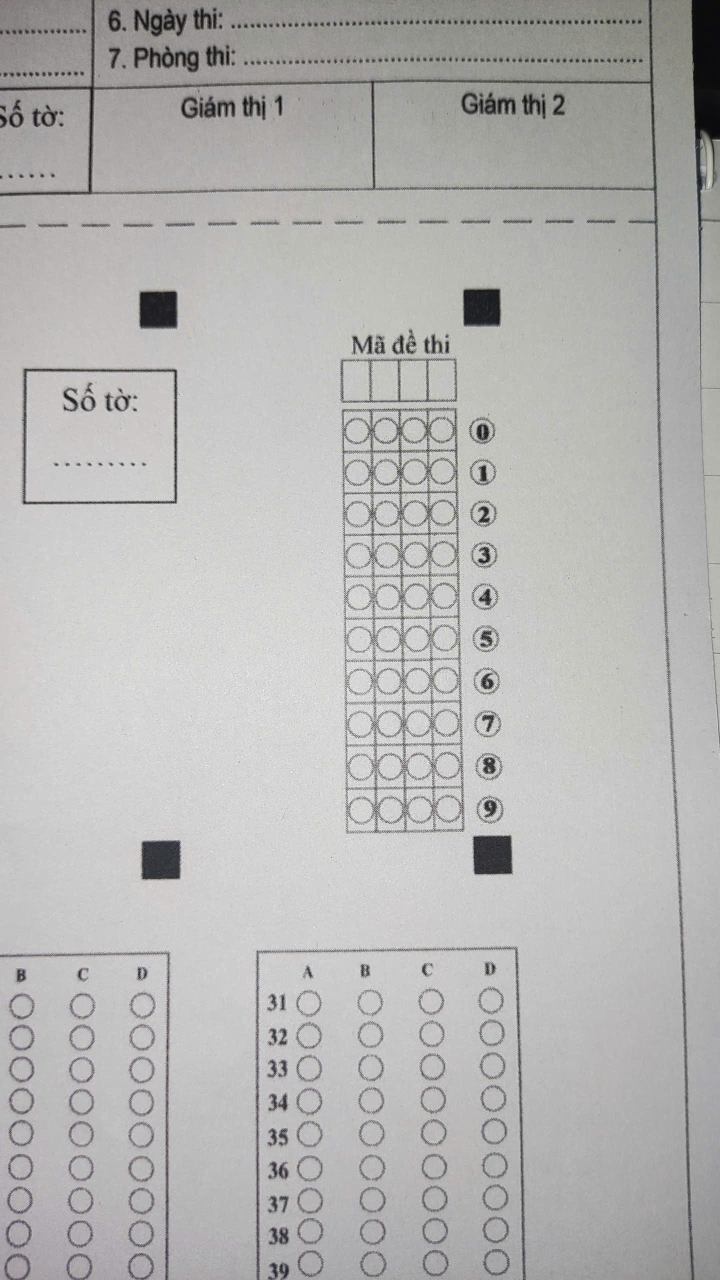
#> input picture services/Process/code.jpg, 1440 x 2560 px, found by its file name (shown at 1/2 size)
$ python ec.py
#> lines starting #> are read from the running program, lines starting #| are printed output that depends on the picture; after the words box and inside, x2 and y2 are one past the last pixel; in counts of white or black regions, pixels touching at a corner belong together
import cv2
import numpy as np
import sys
import os
sys.path.append(os.path.dirname(os.path.dirname(os.path.abspath(__file__))))
from utils import four_point_transform


def process_exam_code(image_path=None, show_images=False, save_images=False):
    """
    Xử lý nhận dạng mã đề từ ảnh exam code

    Args:
        image_path (str): Đường dẫn đến file ảnh. Nếu None sẽ dùng "code.jpg" mặc định
        show_images (bool): Có hiển thị ảnh hay không
        save_images (bool): Có lưu ảnh kết quả hay không

    Returns:
        str: Mã đề được nhận dạng (4 chữ số) hoặc chuỗi rỗng nếu không tìm thấy
    """
#> called with show_images = True, save_images = True
    # Đọc và xử lý ảnh
    if image_path is None:
        image_path = os.path.join(os.path.dirname(os.path.dirname(os.path.abspath(__file__))), "code.jpg")

    image = cv2.imread(image_path)
#> image is the input picture: shape (2560, 1440, 3); mean B, G, R 179.8, 180.9, 181.5
    if image is None:
        print(f"Không thể đọc file ảnh: {image_path}")
        return ""

    # Tiền xử lý ảnh
    gray = cv2.cvtColor(image, cv2.COLOR_BGR2GRAY)
    blurred = cv2.GaussianBlur(gray, (5, 5), 0)
    edged = cv2.Canny(blurred, 75, 200)
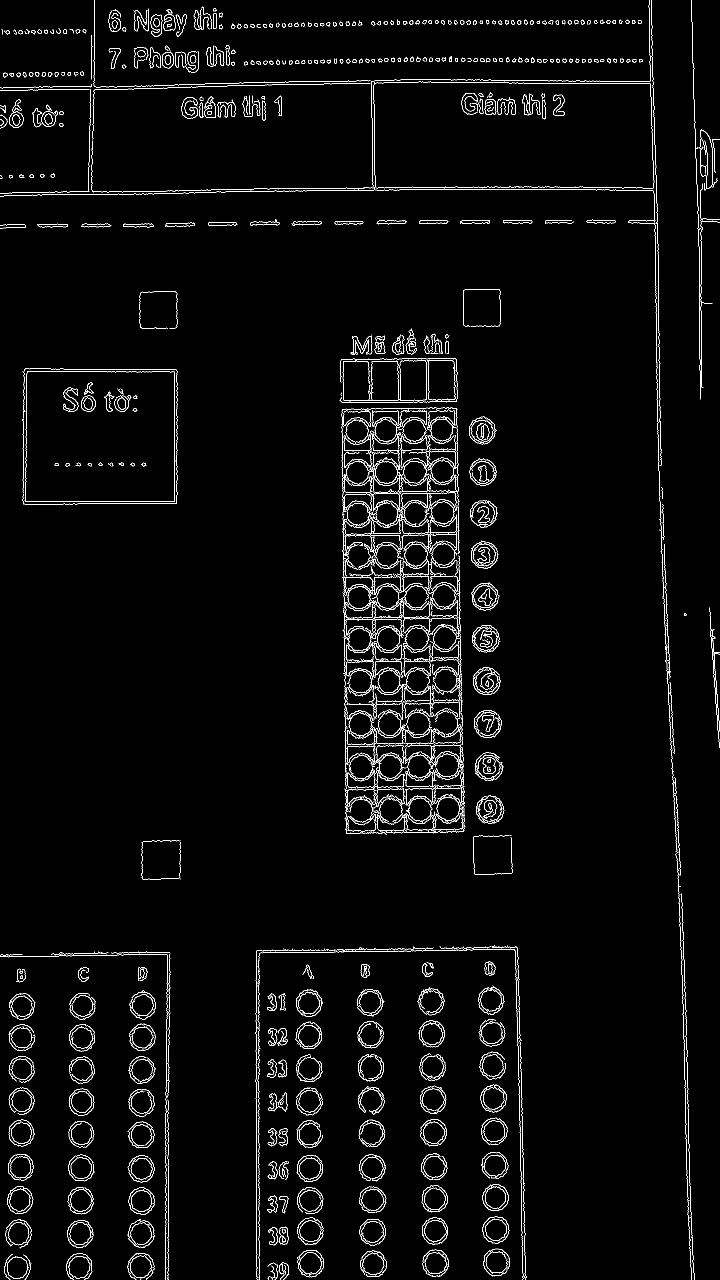
#> edged: shape (2560, 1440) (shown at 1/2 size); 2.7% white in thin lines or dots

    # Tìm contours và lọc vùng mã đề
    contours, _ = cv2.findContours(edged.copy(), cv2.RETR_EXTERNAL, cv2.CHAIN_APPROX_SIMPLE)
#> contours = 862 contours, 502 with area under 20; largest, box (x1, y1, x2, y2) and area: (49, 742, 352, 1004) 77117, (684, 1100, 859, 1393) 4796, (798, 720, 854, 801) 4098, (854, 720, 911, 801) 4057, (689, 1582, 930, 1670) 3591
    contours = sorted(contours, key=cv2.contourArea, reverse=True)

    paper_contour = None
    for contour in contours:
        perimeter = cv2.arcLength(contour, True)
        approx = cv2.approxPolyDP(contour, 0.02 * perimeter, True)

        if len(approx) == 4 and 100000 < cv2.contourArea(contour) < 150000:
            paper_contour = approx
            break
#> this loop made 862 passes
#> perimeter on passes 5 to 7: 1975.8, 1155.5, 1618.8

    if paper_contour is None:
        print("Khong tim thay vung ma de!")
        return ""

    print("Da tim thay vung ma de!")

    try:
        # Crop và xoay ảnh
        paper_points = paper_contour.reshape(4, 2)
        cropped_paper = four_point_transform(cv2.imread(image_path), paper_points)
        cropped_paper = cv2.rotate(cropped_paper, cv2.ROTATE_90_COUNTERCLOCKWISE)

        # Thiết lập grid
        height, width = cropped_paper.shape[:2]
        rows, cols = 10, 4
        cell_height, cell_width = height // rows, width // cols

        # Xử lý nhận dạng
        gray_cropped = cv2.cvtColor(cropped_paper, cv2.COLOR_BGR2GRAY)
        _, otsu_thresh = cv2.threshold(gray_cropped, 0, 255, cv2.THRESH_BINARY + cv2.THRESH_OTSU)

        # Thu thập giá trị mean và tính ngưỡng
        all_means = []
        for col in range(cols):
            for row in range(rows):
                y1, y2 = row * cell_height, (row + 1) * cell_height
                x1, x2 = col * cell_width, (col + 1) * cell_width
                cell_roi = otsu_thresh[y1:y2, x1:x2]
                all_means.append(np.mean(cell_roi))

        auto_threshold = np.percentile(all_means, 10)
        print(f"Nguong tu dong tinh duoc: {auto_threshold:.2f}")

        # Nhận dạng ô đã tô
        exam_code = []
        numbered_image = cropped_paper.copy() if show_images or save_images else None

        for col in range(cols):
            for row in range(rows):
                y1, y2 = row * cell_height, (row + 1) * cell_height
                x1, x2 = col * cell_width, (col + 1) * cell_width
                cell_roi = otsu_thresh[y1:y2, x1:x2]
                mean_val = np.mean(cell_roi)

                if numbered_image is not None:
                    cv2.putText(numbered_image, str(row), (x1 + 5, y1 + 20),
                               cv2.FONT_HERSHEY_SIMPLEX, 0.5, (255, 0, 0), 1)
                    cv2.putText(numbered_image, f"{mean_val:.0f}", (x1 + 5, y2 - 5),
                               cv2.FONT_HERSHEY_SIMPLEX, 0.3, (0, 255, 255), 1)

                if mean_val < auto_threshold:
                    exam_code.append((col + 1, row))
                    if numbered_image is not None:
                        cv2.rectangle(numbered_image, (x1, y1), (x2, y2), (0, 0, 255), 3)
                    print(f"Tim thay o da to tai cot {col + 1}, hang {row} (mean: {mean_val:.2f})")

        # Tạo kết quả
        exam_code.sort(key=lambda x: x[0])
        exam_code_string = ''.join([str(digit) for _, digit in exam_code])

        # Lưu và hiển thị nếu cần
        if save_images and numbered_image is not None:
            cv2.imwrite("numbered_made.jpg", numbered_image)
            print("Da luu anh co danh so vao file 'numbered_made.jpg'")

        if show_images and numbered_image is not None:
            cv2.imshow("Ma de co danh so", numbered_image)
            cv2.waitKey(0)
            cv2.destroyAllWindows()

        # Kết quả
        if len(exam_code_string) == 4:
            print(f"MA DE NHAN DANG DUOC: {exam_code_string}")
        else:
            print(f"Canh bao: Ma de khong du 4 chu so. Tim thay: {exam_code_string} ({len(exam_code_string)} chu so)")

        return exam_code_string

    except Exception as e:
        print(f"Loi khi xu ly: {e}")
        return ""


def main():
    """Hàm main để test"""
    exam_code = process_exam_code(show_images=True, save_images=True)
    print(f"\nMa de nhan dang duoc: {exam_code}")


if __name__ == "__main__":
    main()

$ run again, with services/Process/p12.jpg copied over services/Process/code.jpg
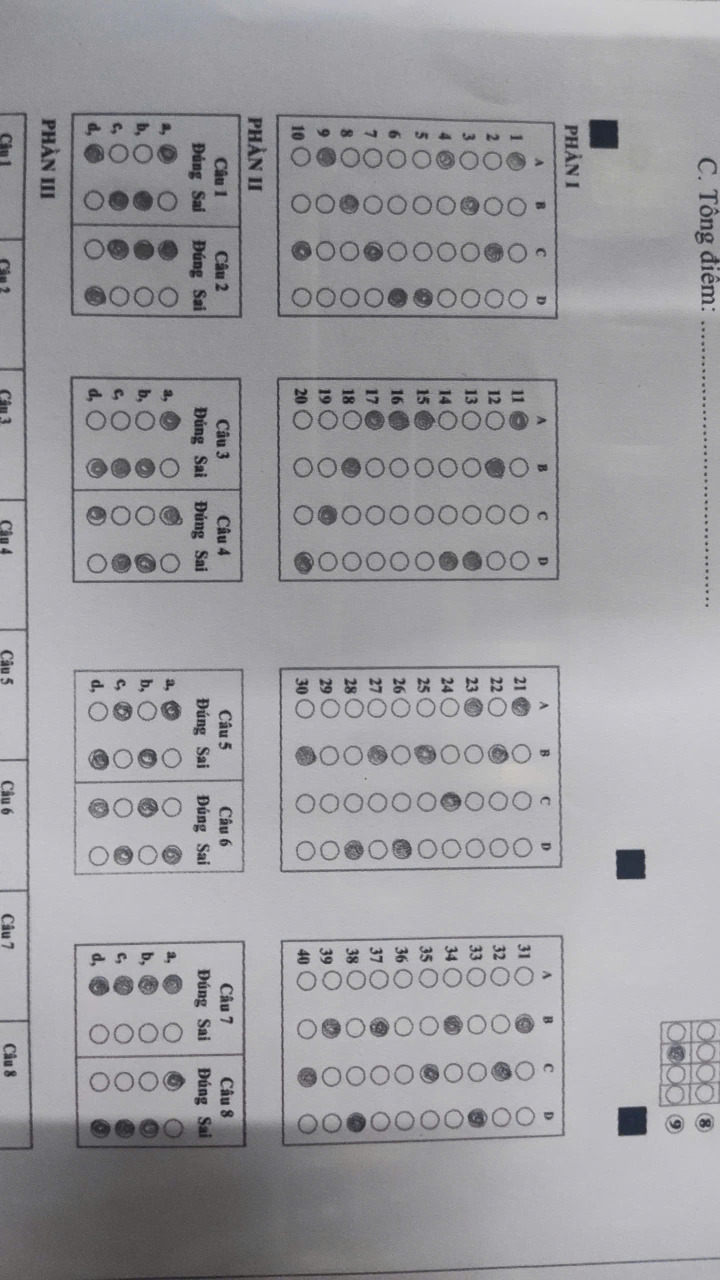
#> input picture services/Process/p12.jpg, 1440 x 2560 px, found by its file name (shown at 1/2 size)
#> in process_exam_code, image is the input picture: shape (2560, 1440, 3); mean B, G, R 159.5, 155.6, 156.4
#> in process_exam_code, `edged = cv2.Canny(blurred, 75, 200)`:
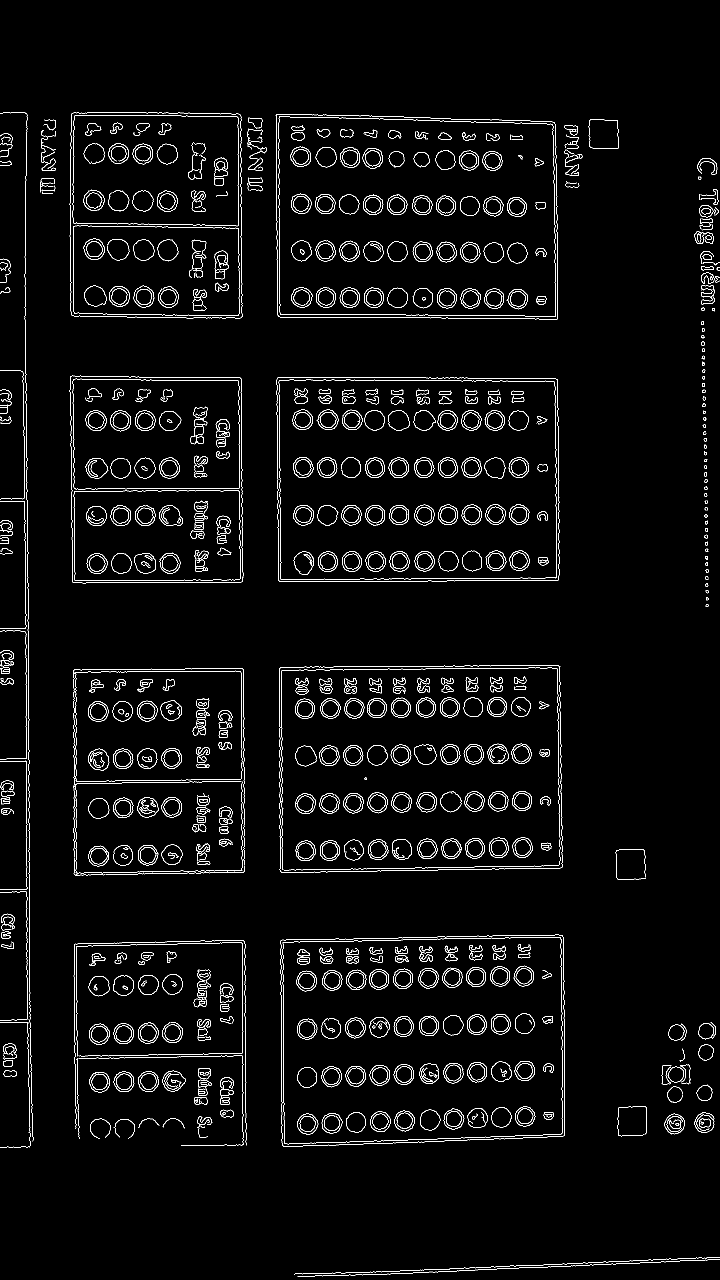
#> edged: shape (2560, 1440) (shown at 1/2 size); 3.1% white in thin lines or dots
#> contours = 249 contours, 122 with area under 20; largest, box (x1, y1, x2, y2) and area: (561, 1869, 1130, 2294) 231026, (558, 1330, 1126, 1746) 229290, (553, 754, 1119, 1164) 228280, (551, 228, 1116, 640) 224222, (139, 751, 487, 1167) 140016
#> the loop in process_exam_code, `for contour in contours:` made 5 passes
#> (perimeter, paper_contour) on pass 5: (1572.3, [[141, 752], [145, 1164], [485, 1163], [482, 757]])
#> paper_points = [[141, 752], [145, 1164], [485, 1163], [482, 757]]
#> in order_points, ``: rect = [[0, 0], [0, 0], [0, 0], [0, 0]]
#> s = [893, 1309, 1648, 1239]
#> diff = [611, 1019, 678, 275]
#> in four_point_transform, ``: rect = [[141, 752], [482, 757], [485, 1163], [145, 1164]]
#> tl = [141, 752]; tr = [482, 757]; br = [485, 1163]; bl = [145, 1164]
#> widthA = 340
#> widthB = 341
#> heightA = 406
#> heightB = 412
#> dst = [[0, 0], [340, 0], [340, 411], [0, 411]]
#> M = [[0.972, -0.00944, -130], [-0.0144, 0.984, -738.1], [-4.22e-05, -6.32e-06, 1]]
#> otsu_thresh: shape (341, 412); 77.9% white; 29 black regions, largest, box (x1, y1, x2, y2) and area: (0, 0, 412, 341) 8688, (58, 68, 134, 104) 1625, (247, 70, 325, 105) 1556
#> after the loop in process_exam_code, `for col in range(cols):`: all_means = 40 values, max 242.1 at index 13, min 145.8 at index 12, mean 199.2
#> auto_threshold = 170.8
#| Nguong tu dong tinh duoc: 170.85
#> after the loop in process_exam_code, `for col in range(cols):`:
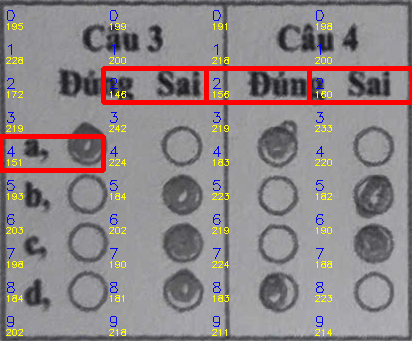
#> numbered_image: shape (341, 412, 3); mean B, G, R 135.1, 133.2, 142.7
#> after the loop in process_exam_code, `for col in range(cols):`: exam_code = [(1, 4), (2, 2), (3, 2), (4, 2)]
#| MA DE NHAN DANG DUOC: 4222
#> in main, `exam_code = process_exam_code(show_images=True, save_images=True)`: exam_code = '4222'
#| Ma de nhan dang duoc: 4222

$ run again, with services/Process/p23.jpg copied over services/Process/code.jpg
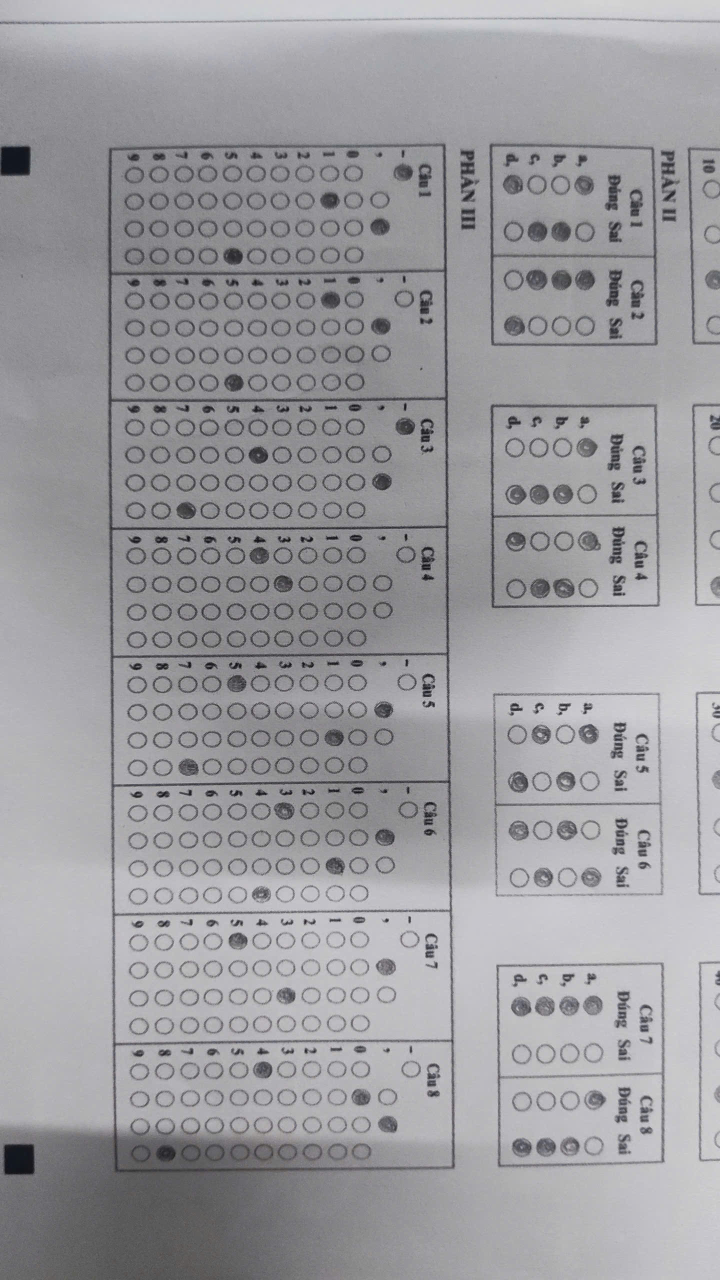
#> input picture services/Process/p23.jpg, 1440 x 2560 px, found by its file name (shown at 1/2 size)
#> in process_exam_code, image is the input picture: shape (2560, 1440, 3); mean B, G, R 159, 155.3, 156
#> in process_exam_code, `edged = cv2.Canny(blurred, 75, 200)`:
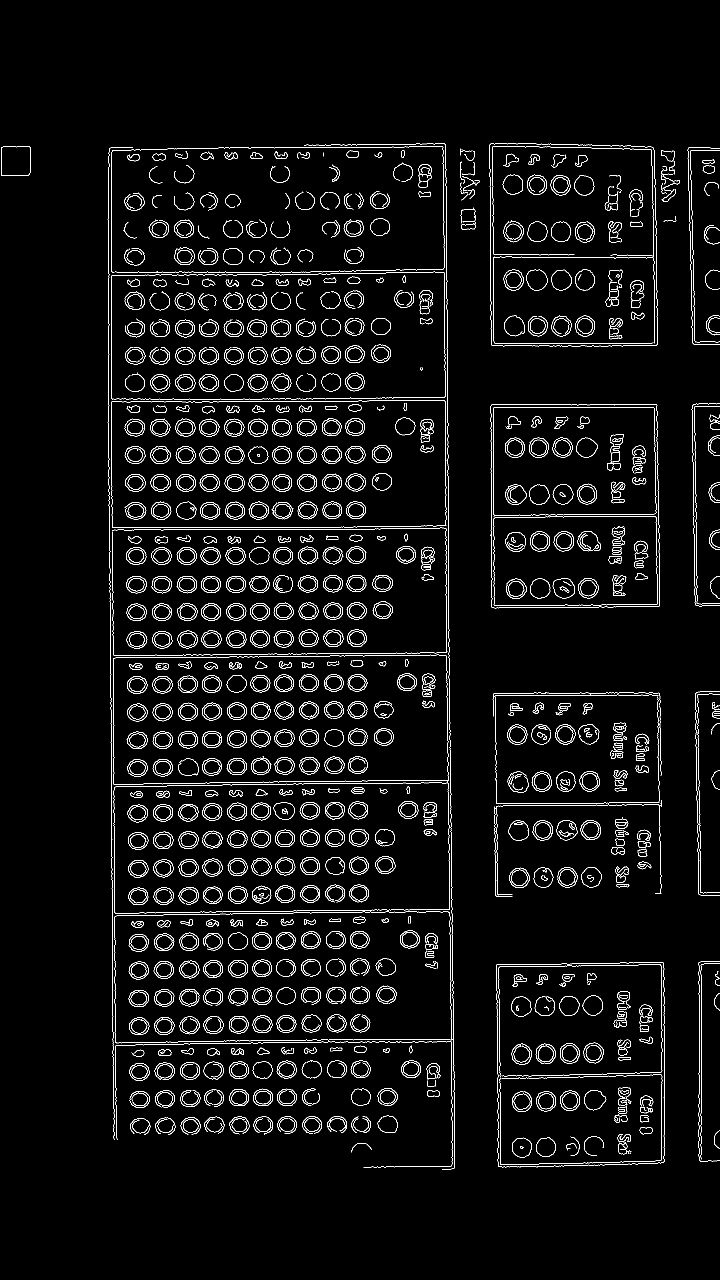
#> edged: shape (2560, 1440) (shown at 1/2 size); 3.9% white in thin lines or dots, all inside (x1, y1, x2, y2) = (2, 286, 1440, 2339)
#> contours = 574 contours, 230 with area under 20; largest, box (x1, y1, x2, y2) and area: (227, 1565, 900, 1828) 169791, (222, 800, 893, 1056) 168008, (226, 1309, 897, 1569) 167653, (980, 808, 1320, 1217) 135319, (978, 286, 1316, 693) 133074
#> the loop in process_exam_code, `for contour in contours:` made 4 passes
#> (perimeter, paper_contour) on pass 4: (1547.6, [[984, 808], [983, 1214], [1318, 1212], [1313, 808]])
#> paper_points = [[984, 808], [983, 1214], [1318, 1212], [1313, 808]]
#> in order_points, ``: rect = [[0, 0], [0, 0], [0, 0], [0, 0]]
#> s = [1792, 2197, 2530, 2121]
#> diff = [-176, 231, -106, -505]
#> in four_point_transform, ``: rect = [[984, 808], [1313, 808], [1318, 1212], [983, 1214]]
#> tl = [984, 808]; tr = [1313, 808]; br = [1318, 1212]; bl = [983, 1214]
#> widthA = 335
#> widthB = 329
#> maxWidth = 335
#> heightA = 404
#> heightB = 406
#> dst = [[0, 0], [334, 0], [334, 405], [0, 405]]
#> M = [[1.03, 0.00254, -1018.5], [0, 1.04, -839.2], [-1.5e-05, 4.61e-05, 1]]
#> otsu_thresh: shape (335, 406); 78.6% white; 37 black regions (5 under 20 px), largest, box (x1, y1, x2, y2) and area: (0, 0, 406, 335) 7983, (61, 68, 135, 102) 1457, (349, 169, 389, 213) 1261
#> after the loop in process_exam_code, `for col in range(cols):`: all_means = 40 values, max 242.5 at index 13, min 150.5 at index 12, mean 204
#> auto_threshold = 175.5
#| Nguong tu dong tinh duoc: 175.49
#> after the loop in process_exam_code, `for col in range(cols):`:
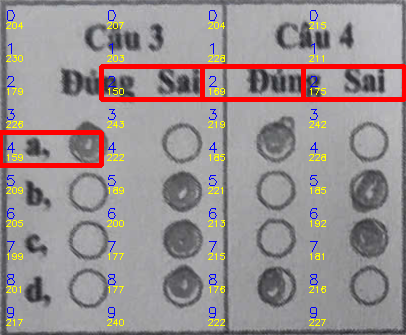
#> numbered_image: shape (335, 406, 3); mean B, G, R 144.7, 143.5, 153
#> after the loop in process_exam_code, `for col in range(cols):`: exam_code = [(1, 4), (2, 2), (3, 2), (4, 2)]
#| MA DE NHAN DANG DUOC: 4222
#> in main, `exam_code = process_exam_code(show_images=True, save_images=True)`: exam_code = '4222'
#| Ma de nhan dang duoc: 4222
